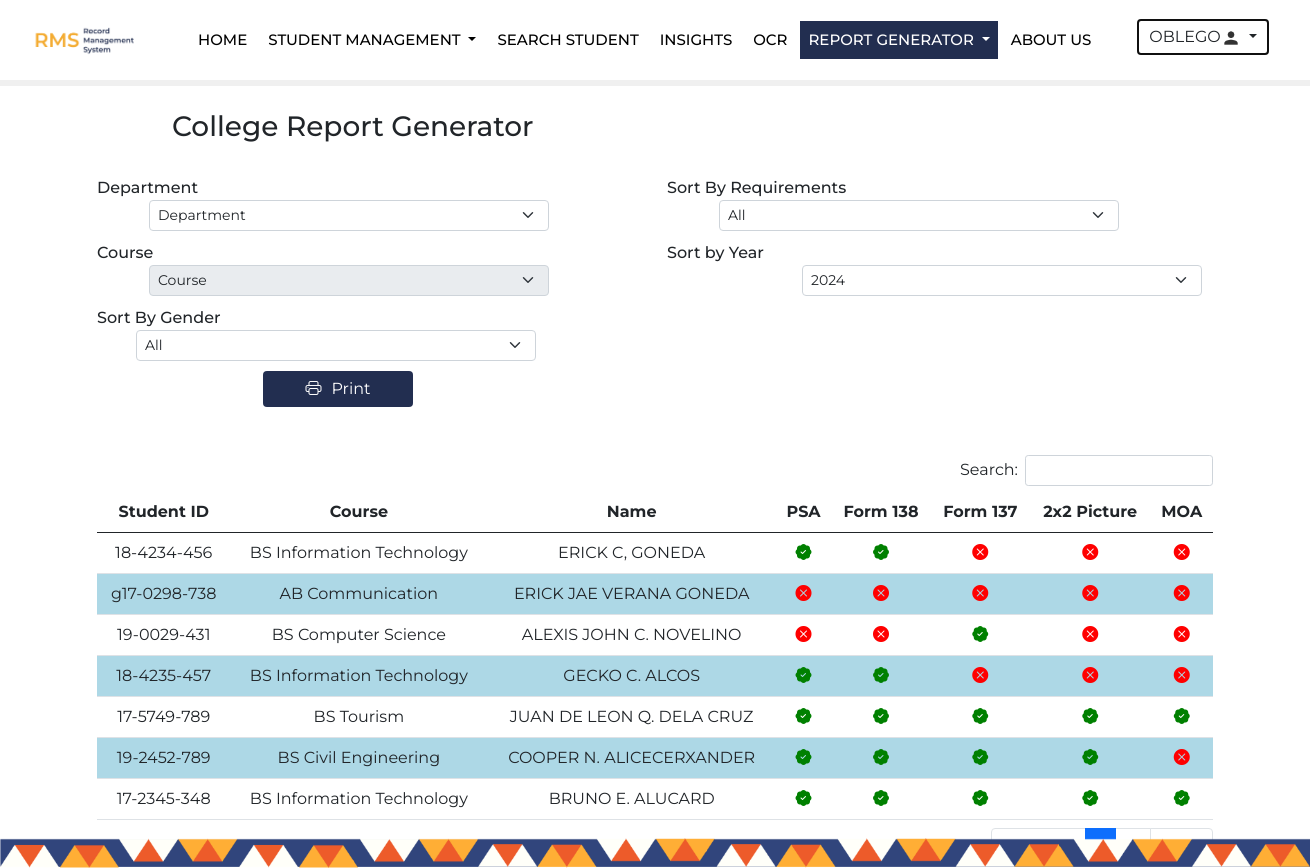
/classlist.php (signed in), run on the app's committed database.
### tables this page shows
CREATE TABLE `collegestud` (
  `ID` int(255) NOT NULL,
  `userid` int(255) NOT NULL,
  `Stud_ID` varchar(255) NOT NULL,
  `Lastname` varchar(255) DEFAULT NULL,
  `Firstname` varchar(255) DEFAULT NULL,
  `Middlename` varchar(255) DEFAULT NULL,
  `Extensionname` varchar(255) DEFAULT NULL,
  `Gender` varchar(255) DEFAULT NULL,
  `Perm_Address` varchar(255) DEFAULT NULL,
  `Nationality` varchar(255) DEFAULT NULL,
  `DoB` varchar(255) DEFAULT NULL,
  `PoB` varchar(255) DEFAULT NULL,
  `ContactNumber` varchar(255) DEFAULT NULL,
  `Course` varchar(255) DEFAULT NULL,
  `Email` varchar(255) DEFAULT NULL,
  `PSA` varchar(255) DEFAULT NULL,
  `Form138` varchar(255) DEFAULT NULL,
  `Form137` varchar(255) DEFAULT NULL,
  `Picture` varchar(255) DEFAULT NULL,
  `MOA` varchar(255) DEFAULT NULL,
  `Status` int(1) DEFAULT NULL,
  `Year` int(255) DEFAULT NULL,
  `user_date` timestamp(6) NOT NULL DEFAULT current_timestamp(6) ON UPDATE current_timestamp(6),
  `am_pm` varchar(255) DEFAULT NULL
);

### classlist.php (the view, shortened to what this page needs)
<?php
include_once 'connection.php';
?>
<!DOCTYPE html>
<html lang="en">
<head>
	<link href="https://cdn.jsdelivr.net/npm/bootstrap@5.1.0/dist/css/bootstrap.min.css" rel="stylesheet">
	<link href="https://cdnjs.cloudflare.com/ajax/libs/animate.css/3.7.2/animate.min.css" rel="stylesheet">
	<link rel="stylesheet" href="https://cdn.datatables.net/1.13.1/css/dataTables.bootstrap4.min.css">
  <link href="https://unpkg.com/aos@2.3.1/dist/aos.css" rel="stylesheet">
	<link rel="stylesheet" href="https://cdn.jsdelivr.net/npm/bootstrap-icons@1.5.0/font/bootstrap-icons.css">
	<link href="/Capstone/css/classlist.css" rel="stylesheet">
</head>
<body>
<?php
include ('header.php');
?>
<br>
<div class="container" style="margin-left: 160px" data-aos="fade-up">
<h3>College Report Generator</h3>
</div>
<br>
<div class="container">
  <form action="print.php" method="post" target="_blank">
  <div class="row" data-aos="fade-up"data-aos-delay="400">
  <div class="col">
    <label style="margin-right: 10px; font-weight: 500;">Department</label>
    <select class="form-select form-select-sm" style="margin-left: 52px; width: 400px; display: inline-block;" id="college" name="college">
      <option selected value="Department">Department</option>
    </select>
    <br>
    <label style="margin-right: 54px; font-weight: 500;">Course</label>
    <select class="form-select form-select-sm" style="margin-left: 52px; width: 400px; display: inline-block;" id="course" name="Course" disabled>
      <option selected>Course</option>
    </select>
    <br>
    <label style="font-weight: 500;">Sort By Gender</label>
    <select class="form-select form-select-sm" style=" margin-left: 39px; width: 400px; display: inline-block;" name="Gender">
      <option selected value="All">All</option>
    </select>
    <br>
  </div>
  <div class="col">
    <label style="font-weight: 500;">Sort By Requirements</label>
    <select class="form-select form-select-sm" style="margin-left: 52px; width: 400px; display: inline-block;" name="Requirements">
      <option selected value="All">All</option>
    </select>
    <br>
    <label style="font-weight: 500;">Sort by Year</label>
    <select class="form-select form-select-sm" style="margin-left: 135px; width: 400px; display: inline-block;" name="Year" id="year-select"></select>
    <br>
    <br>
  </div>
</div>
<button type="submit" class="btn btn-primary" name="print" id="print" style="margin-left: 166px;" data-aos="fade-up"data-aos-delay="400"><i class="bi bi-printer" style="margin-right: 10px;"></i>Print</button>
  </form>
  <br>
  <br>
<div data-aos="fade-up"data-aos-delay="700">
  <?php
					$result = mysqli_query($conn,"SELECT * FROM collegestud WHERE Status = '1' ORDER BY ID DESC");
					?>
				<?php
				if (mysqli_num_rows($result) > 0) {
				?>
				<table id="example" class="table table-hover" data-empty="No data is available" style="width:100%">
					<thead>
						<tr>
							<th class="text-center">Student ID</th>
							<th class="text-center">Course</th>
							<th class="text-center">Name</th>
							<th class="text-center">PSA</th>
              <th class="text-center">Form 138</th>
							<th class="text-center">Form 137</th>
							<th class="text-center">2x2 Picture</th>
              <th class="text-center">MOA</th>
						</tr>
					</thead>
					<tbody class="table-striped ">
					<?php
						while($row = mysqli_fetch_array($result)) {
						?>
						<tr>
						<td><?php echo $row["Stud_ID"]; ?></td>
						<td><?php echo $row["Course"]; ?></td>
						<td><?php echo $row["Firstname"] . " " . $row["Middlename"] . " " . $row["Lastname"] . " " . $row["Extensionname"] ?>
						<td>
						<?php
							if($row["PSA"]){
								echo "<i class='bi bi-patch-check-fill' style='color: green';></i>";
							}else{
								echo "<i class='bi bi-x-circle-fill' style='color: red';></i>";
							}
						?>
					</td>
          <td>
						<?php
							if($row["Form138"]){
								echo "<i class='bi bi-patch-check-fill' style='color: green';></i>";
							}else{
								echo "<i class='bi bi-x-circle-fill' style='color: red';></i>";
							}
						?>
					</td>
					<td>
						<?php
							if($row["Form137"]){
								echo "<i class='bi bi-patch-check-fill' style='color: green';></i>";
							}else{
								echo "<i class='bi bi-x-circle-fill' style='color: red';></i>";;
							}
						?>
					</td>
					<td>
						<?php
							if($row["Picture"]){
								echo "<i class='bi bi-patch-check-fill' style='color: green';></i>";
							}else{
								echo "<i class='bi bi-x-circle-fill' style='color: red';></i>";
							}
              ?>
              <td>
						<?php
							if($row["MOA"]){
								echo "<i class='bi bi-patch-check-fill' style='color: green';></i>";
							}else{
								echo "<i class='bi bi-x-circle-fill' style='color: red';></i>";
							}
						}
        }
            else {
              echo "<p><center>No results of active students</center></p>";
            }
						?>
					</td>
					</tr>
					</tbody>
				</table>
        </div>
          </div>
<?php
include ('footer.php');
?>
</body>
</html>

### css/classlist.css (style rules this page uses)
* { font-family: 'Montserrat', sans-serif; padding: 0; margin: 0; box-sizing: border-box; }
.table-striped tr:nth-child(even) td { background-color: lightblue; }
.table td { text-align: center; }
.form-select { width: 40%; margin-bottom: 10px; }
.btn-primary { margin-left: 114px; width: 150px; border: none; background-color: #222e50; }

### data on the page
collegestud: Stud_ID "18-4234-456", Course "BS Information Technology", Firstname "ERICK", Middlename "C,", Lastname "GONEDA"
collegestud: Stud_ID "g17-0298-738", Course "AB Communication", Firstname "ERICK JAE", Middlename "VERANA", Lastname "GONEDA"
collegestud: Stud_ID "19-0029-431", Course "BS Computer Science", Firstname "ALEXIS JOHN", Middlename "C.", Lastname "NOVELINO"
collegestud: Stud_ID "18-4235-457", Course "BS Information Technology", Firstname "GECKO", Middlename "C.", Lastname "ALCOS"
collegestud: Stud_ID "17-5749-789", Course "BS Tourism", Firstname "JUAN DE LEON", Middlename "Q.", Lastname "DELA CRUZ"
collegestud: Stud_ID "19-2452-789", Course "BS Civil Engineering", Firstname "COOPER", Middlename "N.", Lastname "ALICECERXANDER"
collegestud: Stud_ID "17-2345-348", Course "BS Information Technology", Firstname "BRUNO", Middlename "E.", Lastname "ALUCARD"

### other printed values
$_SESSION['Lname'] "OBLEGO"
